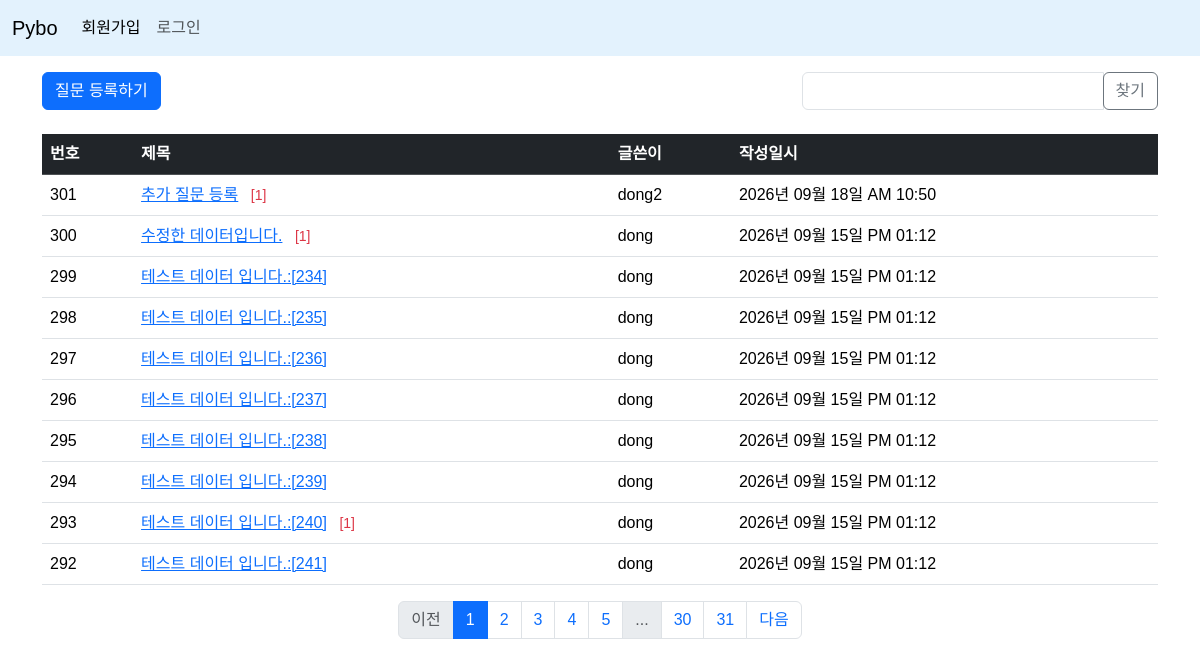
Page /question/list/ on the committed database.
### pybo/models.py (models this page shows)
class Question(db.Model):
    id = db.Column(db.Integer, primary_key=True)
    subject = db.Column(db.String(200), nullable=False)
    content = db.Column(db.Text, nullable=False)
    create_date = db.Column(db.DateTime, nullable=False)
    user_id = db.Column(db.Integer, db.ForeignKey('user.id', ondelete='CASCADE'), nullable=False)
    user = db.relationship('User', backref=db.backref('question_set'))
    modify_date = db.Column(db.DateTime, nullable=True)

class User(db.Model):
    id = db.Column(db.Integer, primary_key=True)
    username = db.Column(db.String(150), unique=True, nullable=False)
    password = db.Column(db.String(200), nullable=False)
    email = db.Column(db.String(120), unique=True, nullable=False)

### pybo/views/question_views.py (the view, shortened to what this page needs)
@bp.route('/list/')
def _list():
    page = request.args.get('page', type=int, default=1) # url parameter ?page=1
    kw = request.args.get('kw', default='', type=str)   # 검색키워드 추가
    question_list = Question.query.order_by(Question.create_date.desc())
    question_list = question_list.paginate(page=page, per_page=10)
    return render_template('question/question_list.html', question_list=question_list)

### pybo/filter.py (called while the page is built)
def format_datetime(value, fmt='%Y년 %m월 %d일 %p %I:%M'):
    return value.strftime(fmt)

### pybo/views/auth_views.py (called while the page is built)
@bp.before_app_request
def load_logged_in_user():
    user_id=session.get('user_id')
    if user_id is None:
        g.user = None
    else:
        g.user = User.query.get(user_id)

### pybo/templates/question/question_list.html (shortened to what this page needs)
{% extends 'base.html'%}
{% block content %}
<div class="container my-3">
    <div class="row my-3">
        <div class="col-md-8">
            <a href="{{ url_for('question.create') }}" class="btn btn-primary brn-sm mb-2 ">질문 등록하기</a>
        </div>
        <div class="col-md-4">
            <div class="input-group">
                <input type="text" id="search_kw" class="form-control"
                    value="{{ kw or '' }}">
                <div class="input-group-append">
                    <button class="btn btn-outline-secondary" id="btn_search">찾기</button>
                </div>
            </div>
        </div>
    </div>
    <table class="table table-hover">
      <thead>
        <tr class="table-dark">
              <th>번호</th>
              <th>제목</th>
              <th>글쓴이</th>
              <th>작성일시</th>
        </tr>
      </thead>
      <tbody>
          {%if question_list %}
          {% for question in question_list.items %}
        <tr>
          <td>{{ question_list.total - ((question_list.page - 1) * question_list.per_page) - loop.index0 }}</td>
          <td>
            <a href="{{ url_for('question.detail', question_id=question.id) }}">{{ question.subject }}</a>
            {% if question.answer_set | length > 0 %}
            <span class="text-danger small mx-2">[{{ question.answer_set | length }}]</span>
            {% endif %}
          </td>
          <td>{{ question.user.username }}</td>
          <td>{{ question.create_date | datetime }}</td>
        </tr>
        {% endfor %}
        {% else %}
        <tr>
          <td colspan="3">질문이 없습니다.</td>
        </tr>
        {% endif %}
      </tbody>
    </table>
    <nav aria-label="...">
      <ul class="pagination justify-content-center">
        {% if question_list.has_prev %}
        <li class="page-item">
            <a href="?page={{ question_list.prev_num }}" class="page-link">이전</a>
        </li>
        {% else %}
        <li class="page-item disabled">
            <a href="javascript:void(0)" class="page-link" aria-disabled="true">이전</a>
        </li>
        {% endif %}
        {% for page_num in question_list.iter_pages() %}
        {% if page_num %}
        {% if page_num != question_list.page %}
        <li class="page-item"><a class="page-link" data-page="{{ page_num }}" href="javascript:void(0)">{{ page_num }}</a></li>
        {% else %}
        <li class="page-item active">
          <a class="page-link" href="javascript:void(0)" aria-current="page">{{ page_num }}</a>
        </li>
        {% endif %}
        {% else %}
        <li class="page-item disabled">
            <a class="page-link" href="javascript:void(0)">...</a>
        </li>
        {% endif %}
        {% endfor %}
        {% if question_list.has_next %}
        <li class="page-item">
            <a class="page-link" href="?page={{ question_list.next_num }}">다음</a>
        </li>
        {% else %}
        <li class="page-item disabled">
            <a class="page-link" href="javascript:void(0)" aria-disabled="true">다음</a>
        </li>
        {% endif %}
      </ul>
    </nav>
</div>
{% endblock %}

### pybo/static/style.css (style rules this page uses)
body { font-family: "Noto Sans KR", sans-serif; font-weight: 400; }

### rows in the picture
Question: total "301", subject "추가 질문 등록", answer_set|length "1", user.username "dong2", create_date "2026년 09월 18일 AM 10:50"
Question: total "300", subject "수정한 데이터입니다.", answer_set|length "1", user.username "dong", create_date "2026년 09월 15일 PM 01:12"
Question: total "299", subject "테스트 데이터 입니다.:[234]", user.username "dong", create_date "2026년 09월 15일 PM 01:12"
Question: total "298", subject "테스트 데이터 입니다.:[235]", user.username "dong", create_date "2026년 09월 15일 PM 01:12"
Question: total "297", subject "테스트 데이터 입니다.:[236]", user.username "dong", create_date "2026년 09월 15일 PM 01:12"
Question: total "296", subject "테스트 데이터 입니다.:[237]", user.username "dong", create_date "2026년 09월 15일 PM 01:12"
Question: total "295", subject "테스트 데이터 입니다.:[238]", user.username "dong", create_date "2026년 09월 15일 PM 01:12"
Question: total "294", subject "테스트 데이터 입니다.:[239]", user.username "dong", create_date "2026년 09월 15일 PM 01:12"
Question: total "293", subject "테스트 데이터 입니다.:[240]", answer_set|length "1", user.username "dong", create_date "2026년 09월 15일 PM 01:12"
Question: total "292", subject "테스트 데이터 입니다.:[241]", user.username "dong", create_date "2026년 09월 15일 PM 01:12"

### other values in the picture
{{ page_num }} "1"
{{ page_num }} "2" "3" "4" "5" "30" "31"
